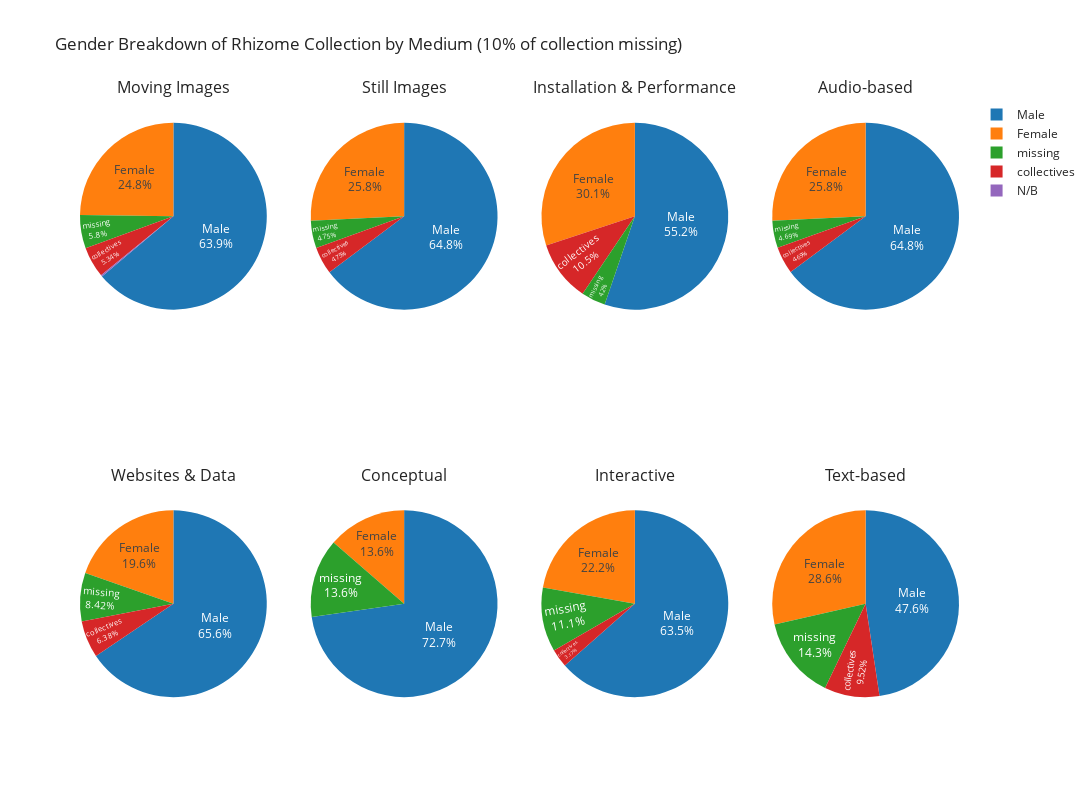

Notebook code for this chart:
### Code cell
specs = [[{'type':'domain'}, {'type':'domain'}, {'type':'domain'}, {'type':'domain'}], [{'type':'domain'}, {'type':'domain'}, {'type':'domain'}, {'type':'domain'}]]
fig = make_subplots(rows=2, cols=4, specs=specs, subplot_titles=['Moving Images', 'Still Images', 'Installation & Performance', 'Audio-based', 'Websites & Data', 'Conceptual', 'Interactive', 'Text-based'])
fig.add_trace(go.Pie(values=rhz_gender_rep_mi['Counts'], labels=rhz_gender_rep_mi['Gender']
                     ), 1, 1)
fig.add_trace(go.Pie(values=rhz_gender_rep_img['Counts'], labels=rhz_gender_rep_img['Gender']
                    ), 1, 2)
fig.add_trace(go.Pie(values=rhz_gender_rep_intall['Counts'], labels=rhz_gender_rep_intall['Gender']
                    ), 1, 3)
fig.add_trace(go.Pie(values=rhz_gender_rep_audio['Counts'], labels=rhz_gender_rep_audio['Gender']
                    ), 1, 4)
fig.add_trace(go.Pie(values=rhz_gender_rep_web['Counts'], labels=rhz_gender_rep_web['Gender']
                    ), 2, 1)
fig.add_trace(go.Pie(values=rhz_gender_rep_concept['Counts'], labels=rhz_gender_rep_concept['Gender']
                    ), 2, 2)
fig.add_trace(go.Pie(values=rhz_gender_rep_inter['Counts'], labels=rhz_gender_rep_inter['Gender']
                    ), 2, 3)
fig.add_trace(go.Pie(values=rhz_gender_rep_text['Counts'], labels=rhz_gender_rep_text['Gender']
                    ), 2, 4)
fig.update_traces(textposition='inside', textinfo='label+percent', hoverinfo='label+value+percent', hovertemplate=None)
fig.update(layout_title_text='Gender Breakdown of Rhizome Collection by Medium (10% of collection missing)')

fig = go.Figure(fig)
fig.update_layout(height=800, width=1200)
fig.show()

### Figure 1 — Plotly figure (JSON) as saved in the notebook; plotly's stock layout.template omitted (floating-point values rounded to 4 significant figures)
{"data": [{"domain": {"x": [0, 0.2125], "y": [0.625, 1]}, "hoverinfo": "label+value+percent", "labels": ["Male", "Female", "missing", "collectives", "N/B"], "textinfo": "label+percent", "textposition": "inside", "type": "pie", "values": [562, 218, 51, 47, 2]}, {"domain": {"x": [0.2625, 0.475], "y": [0.625, 1]}, "hoverinfo": "label+value+percent", "labels": ["Male", "Female", "missing", "collectives"], "textinfo": "label+percent", "textposition": "inside", "type": "pie", "values": [259, 103, 19, 19]}, {"domain": {"x": [0.525, 0.7375], "y": [0.625, 1]}, "hoverinfo": "label+value+percent", "labels": ["Male", "Female", "collectives", "missing"], "textinfo": "label+percent", "textposition": "inside", "type": "pie", "values": [79, 43, 15, 6]}, {"domain": {"x": [0.7875, 1], "y": [0.625, 1]}, "hoverinfo": "label+value+percent", "labels": ["Male", "Female", "missing", "collectives"], "textinfo": "label+percent", "textposition": "inside", "type": "pie", "values": [83, 33, 6, 6]}, {"domain": {"x": [0, 0.2125], "y": [0, 0.375]}, "hoverinfo": "label+value+percent", "labels": ["Male", "Female", "missing", "collectives"], "textinfo": "label+percent", "textposition": "inside", "type": "pie", "values": [257, 77, 33, 25]}, {"domain": {"x": [0.2625, 0.475], "y": [0, 0.375]}, "hoverinfo": "label+value+percent", "labels": ["Male", "Female", "missing", "collectives"], "textinfo": "label+percent", "textposition": "inside", "type": "pie", "values": [16, 3, 3, 0]}, {"domain": {"x": [0.525, 0.7375], "y": [0, 0.375]}, "hoverinfo": "label+value+percent", "labels": ["Male", "Female", "missing", "collectives"], "textinfo": "label+percent", "textposition": "inside", "type": "pie", "values": [40, 14, 7, 2]}, {"domain": {"x": [0.7875, 1], "y": [0, 0.375]}, "hoverinfo": "label+value+percent", "labels": ["Male", "Female", "missing", "collectives"], "textinfo": "label+percent", "textposition": "inside", "type": "pie", "values": [10, 6, 3, 2]}], "layout": {"annotations": [{"font": {"size": 16}, "showarrow": false, "text": "Moving Images", "x": 0.1062, "xanchor": "center", "xref": "paper", "y": 1, "yanchor": "bottom", "yref": "paper"}, {"font": {"size": 16}, "showarrow": false, "text": "Still Images", "x": 0.3688, "xanchor": "center", "xref": "paper", "y": 1, "yanchor": "bottom", "yref": "paper"}, {"font": {"size": 16}, "showarrow": false, "text": "Installation & Performance", "x": 0.6313, "xanchor": "center", "xref": "paper", "y": 1, "yanchor": "bottom", "yref": "paper"}, {"font": {"size": 16}, "showarrow": false, "text": "Audio-based", "x": 0.8938, "xanchor": "center", "xref": "paper", "y": 1, "yanchor": "bottom", "yref": "paper"}, {"font": {"size": 16}, "showarrow": false, "text": "Websites & Data", "x": 0.1062, "xanchor": "center", "xref": "paper", "y": 0.375, "yanchor": "bottom", "yref": "paper"}, {"font": {"size": 16}, "showarrow": false, "text": "Conceptual", "x": 0.3688, "xanchor": "center", "xref": "paper", "y": 0.375, "yanchor": "bottom", "yref": "paper"}, {"font": {"size": 16}, "showarrow": false, "text": "Interactive", "x": 0.6313, "xanchor": "center", "xref": "paper", "y": 0.375, "yanchor": "bottom", "yref": "paper"}, {"font": {"size": 16}, "showarrow": false, "text": "Text-based", "x": 0.8938, "xanchor": "center", "xref": "paper", "y": 0.375, "yanchor": "bottom", "yref": "paper"}], "height": 800, "title": {"text": "Gender Breakdown of Rhizome Collection by Medium (10% of collection missing)"}, "width": 1200}}
